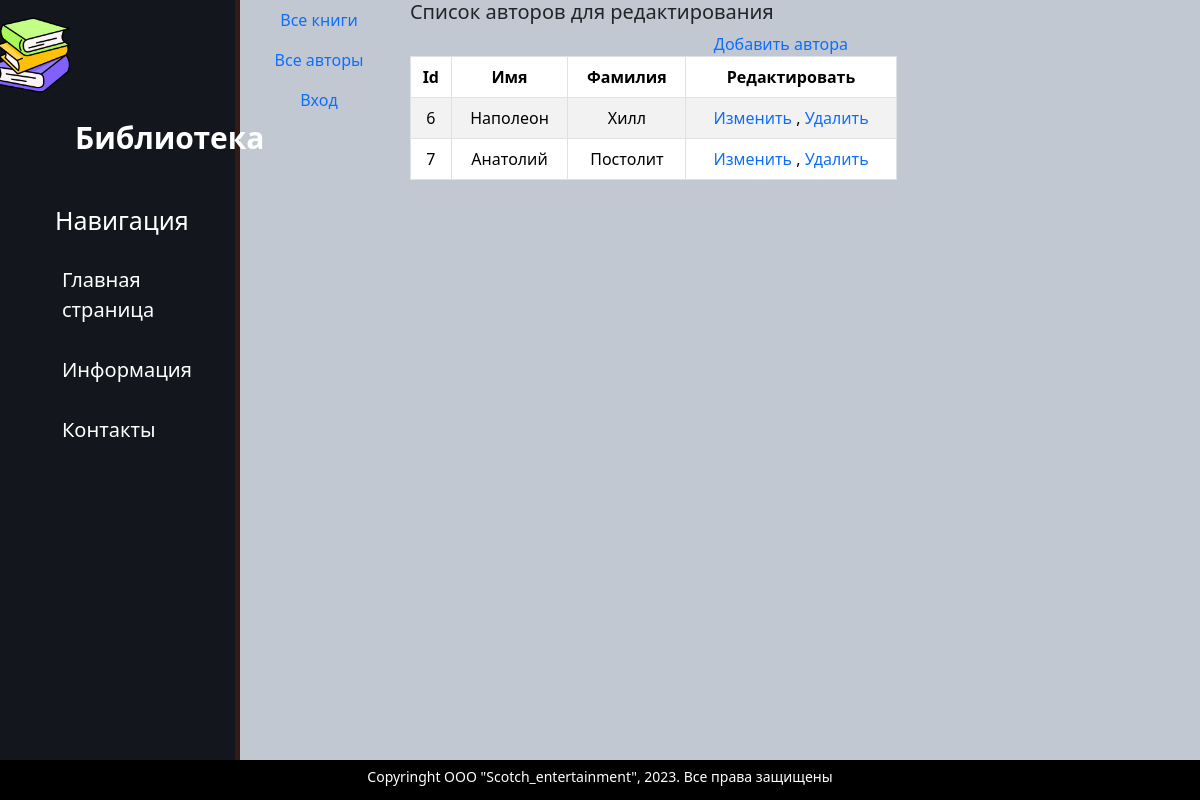
Page /edit_authors/ on the earlier database version.
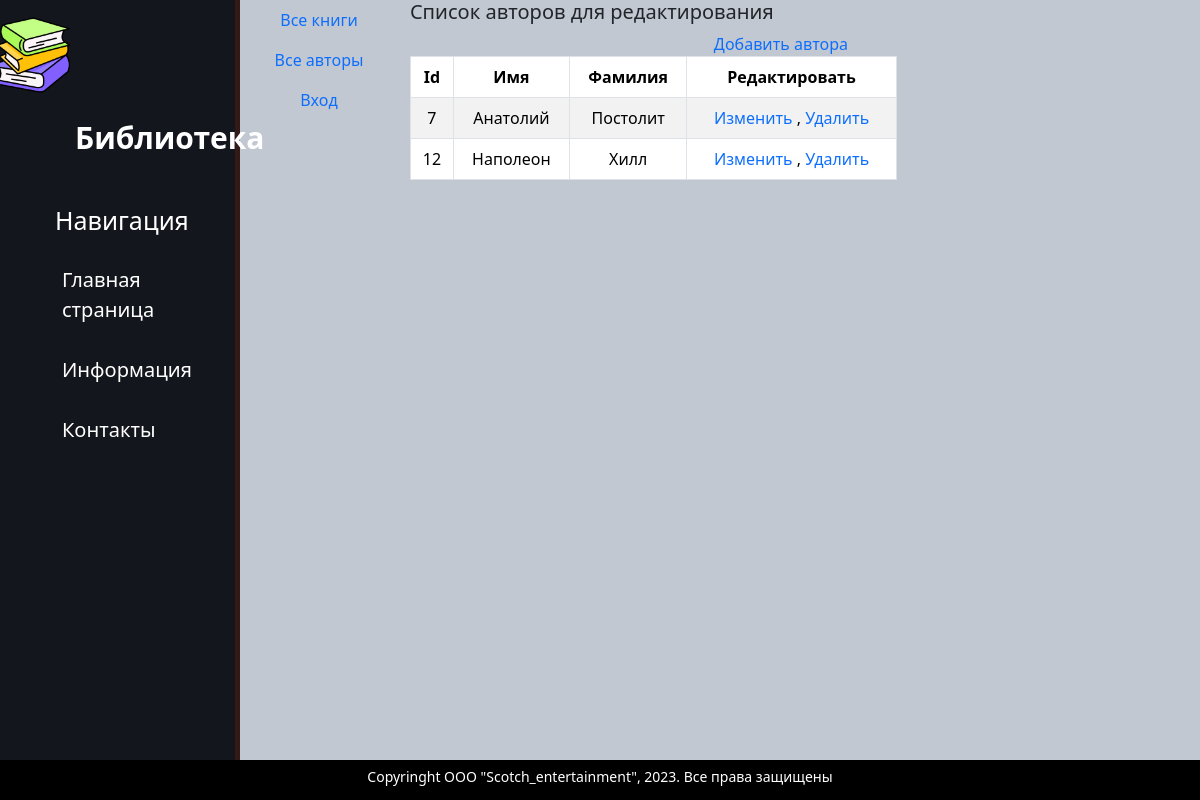
Same page on the later database version.
### catalog/models.py (models this page shows, shortened)
class Author(models.Model):
    first_name = models.CharField(max_length=100,
                                  help_text="Введите имя автора",
                                  verbose_name="Имя автора")
    last_name = models.CharField(max_length=100,
                                 help_text="Введите фамилию автора",
                                 verbose_name="Фамилия автора")
    date_of_birth = models.DateField(
        help_text="Введите дату рождения",
        verbose_name="Дата рождения",
        null=True, blank=True)
    about = models.TextField(help_text="Введите сведения об авторе",
                             verbose_name="Сведения об авторе")
    photo = models.ImageField(upload_to='images',
                              help_text="Введите фото автора",
                              verbose_name="Фото автора",
                              null=True, blank=True)

### catalog/views.py (the view)
# urls.py: path('edit_authors/', views.edit_authors, name='edit_authors'),
def edit_authors(request):
    author = Author.objects.all()
    context = {'author': author}
    return render(request, 'catalog/edit_authors.html', context)

### templates/catalog/edit_authors.html (shortened to what this page needs)
{% extends 'catalog/base.html' %}
{% block content %}
<div class="row text-start text-#19b7e3 lh-2">
    <h5> Список авторов для редактирования </h5>
</div>
    <div class="row">
            <a href="/authors_add/{{ authors_add }}"> Добавить автора </a>
        <div class="col-8">
            <table class="table table-striped table-bordered table-start">
                <thead>
                    <tr>
                        <th> Id </th>
                        <th> Имя </th>
                        <th> Фамилия </th>
                        <th> Редактировать </th>
                    </tr>
                </thead>
                <tbody>
                {% if author %}
                    {% for author in author.all %}
                        <tr>
                            <td>{{ author.id }}</td>
                            <td>{{ author.first_name }}</td>
                            <td>{{ author.last_name }}</td>
                            <td><a href="/edit_author/{{ author.id }}"> Изменить </a>,
                                <a href="/delete/{{ author.id }}"> Удалить </a>
                            </td>
                        </tr>
                    {% endfor %}
                {% else %}
                    <p> В базе данных нет авторов </p>
                {% endif %}
                </tbody>
            </table>
        </div>
        <div class="col-2"></div>
    </div>
{% endblock %}

Differences in the rows shown:
removed Author: id "6", first_name "Наполеон", last_name "Хилл"
added Author: id "12", first_name "Наполеон", last_name "Хилл"
